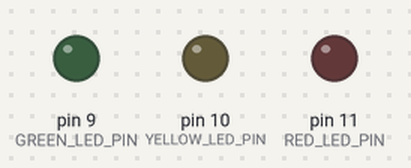
Bench run of a sketch on a simulated Arduino Uno, built with avr-gcc and run on an emulated ATmega328P. Parts: output pins drawn as LEDs (lit = HIGH).

Above: at 0.1 s.
At 0.7 s:
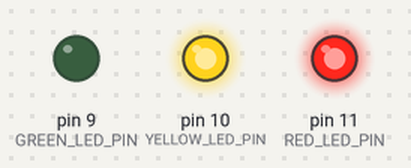
At 1.1 s:
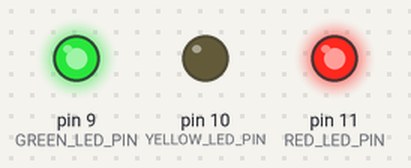
At 1.5 s:
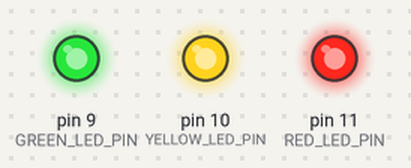
At 2.51 s:
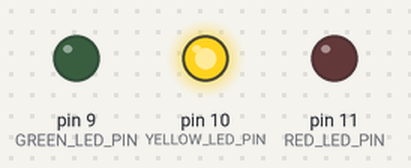
At 3.92 s:
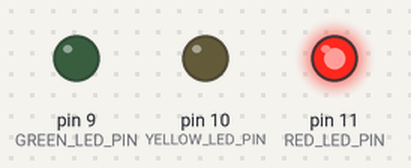
Timing chart, 0 to 4.2 s (numbered marks = the images above):
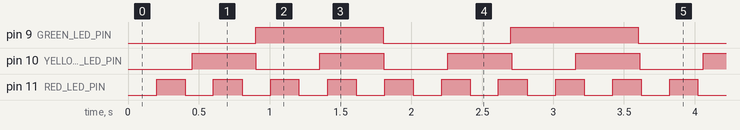

The sketch:

ledblinker.ino
```cpp
#include "Led.h"
#include "LedBlinker.h"

#define RED_LED_PIN 11
#define YELLOW_LED_PIN 10
#define GREEN_LED_PIN 9

Led redLed(RED_LED_PIN);
Led yellowLed(YELLOW_LED_PIN);
Led greenLed(GREEN_LED_PIN);

LedBlinker redLedBlinker(redLed, 200);
LedBlinker yellowLedBlinker(yellowLed, 450);
LedBlinker greenLedBlinker(greenLed, 899);

void setup() {
  redLedBlinker.initLed();
  yellowLedBlinker.initLed();
  greenLedBlinker.initLed();
}

void loop() {
  redLedBlinker.update();
  yellowLedBlinker.update();
  greenLedBlinker.update();
}
```

Led.cpp
```cpp
#include "Led.h"

Led::Led(byte pin)
{
  this->pin = pin;
  state = LOW;
}

void Led::init()
{
  pinMode(pin, OUTPUT);
}

void Led::init(byte defaultState)
{
  init();
  if (defaultState == HIGH) {
    on();
  }
  else {
    off();
  }
}

void Led::on()
{
  state = HIGH;
  digitalWrite(pin, state);
}

void Led::off()
{
  state = LOW;
  digitalWrite(pin, state);
}

bool Led::isPoweredOn()
{
  return (state == HIGH);
}

void Led::toggle()
{
  if (isPoweredOn()) {
    off();
  }
  else {
    on();
  }
}
```

Led.h
```cpp
#ifndef LED_H
#define LED_H

#include <Arduino.h>

class Led
{
private:
  byte pin;
  byte state;
public:
  Led() {} // do not use
  Led(byte pin);

  // init the pin for the LED
  // call this in setup()
  void init();
  void init(byte defaultState);

  // power on the LED
  void on();
  // power off the LED
  void off();

  // power on/off the LED depending on previous state
  void toggle();

  bool isPoweredOn();
};

#endif
```

LedBlinker.cpp
```cpp
#include "LedBlinker.h"

LedBlinker::LedBlinker(Led &led)
{
  this->led = led;
  lastTimeBlinked = millis();
  blinkDelay = 500;
}

LedBlinker::LedBlinker(Led &led, unsigned long blinkDelay)
{
  this->led = led;
  lastTimeBlinked = millis();
  this->blinkDelay = blinkDelay;
}

void LedBlinker::initLed()
{
  led.init();
}

void LedBlinker::toggleLed()
{
  led.toggle();
}

void LedBlinker::update()
{
  unsigned long timeNow = millis();
  if (timeNow - lastTimeBlinked > blinkDelay) {
    lastTimeBlinked = timeNow;
    toggleLed();
  }
}

unsigned long LedBlinker::getBlinkDelay()
{
  return blinkDelay;
}

void LedBlinker::setBlinkDelay(unsigned long blinkDelay)
{
  this->blinkDelay = blinkDelay;
}
```

LedBlinker.h
```cpp
#ifndef LED_BLINKER_H
#define LED_BLINKER_H

#include <Arduino.h>
#include "Led.h"

class LedBlinker
{
private:
  Led led;
  unsigned long lastTimeBlinked;
  unsigned long blinkDelay;

  void toggleLed();

public:
  LedBlinker() {} // do not use
  LedBlinker(Led &led);
  LedBlinker(Led &led, unsigned long blinkDelay);

  void initLed();

  void update();

  unsigned long getBlinkDelay();
  void setBlinkDelay(unsigned long blinkDelay);
};

#endif
```

Measured:
- by itself, pin 9 (GREEN_LED_PIN): alternates HIGH for 0.90 s and LOW for 0.90 s
- by itself, pin 10 (YELLOW_LED_PIN): alternates HIGH for 0.45 s and LOW for 0.45 s
- by itself, pin 11 (RED_LED_PIN): alternates HIGH for 0.20 s and LOW for 0.20 s
